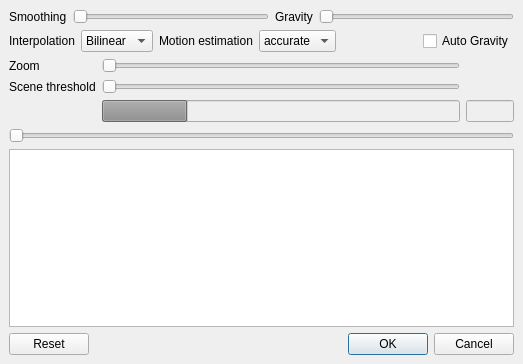
<?xml version="1.0" encoding="UTF-8"?>
<ui version="4.0">
 <class>imageStabDialog</class>
 <widget class="QDialog" name="imageStabDialog">
  <property name="geometry">
   <rect>
    <x>0</x>
    <y>0</y>
    <width>523</width>
    <height>364</height>
   </rect>
  </property>
  <property name="windowTitle">
   <string>Image stabilizer</string>
  </property>
  <layout class="QVBoxLayout" name="verticalLayout">
   <property name="spacing">
    <number>6</number>
   </property>
   <property name="leftMargin">
    <number>9</number>
   </property>
   <property name="topMargin">
    <number>9</number>
   </property>
   <property name="rightMargin">
    <number>9</number>
   </property>
   <property name="bottomMargin">
    <number>9</number>
   </property>
   <item>
    <layout class="QHBoxLayout" name="horizontalLayout">
     <item>
      <widget class="QLabel" name="labelFilterSmoothing">
       <property name="text">
        <string>Smoothing</string>
       </property>
      </widget>
     </item>
     <item>
      <widget class="ADM_SliderIndicator" name="horizontalSliderSmoothing">
       <property name="maximum">
        <number>100</number>
       </property>
       <property name="orientation">
        <enum>Qt::Horizontal</enum>
       </property>
      </widget>
     </item>
     <item>
      <widget class="QLabel" name="labelGravity">
       <property name="text">
        <string>Gravity</string>
       </property>
      </widget>
     </item>
     <item>
      <widget class="ADM_SliderIndicator" name="horizontalSliderGravity">
       <property name="maximum">
        <number>100</number>
       </property>
       <property name="orientation">
        <enum>Qt::Horizontal</enum>
       </property>
      </widget>
     </item>
    </layout>
   </item>
   <item>
    <layout class="QHBoxLayout" name="horizontalLayout_2">
     <item>
      <widget class="QLabel" name="labelInterpolation">
       <property name="text">
        <string>Interpolation</string>
       </property>
      </widget>
     </item>
     <item>
      <widget class="QComboBox" name="comboBoxAlgo">
       <property name="sizePolicy">
        <sizepolicy hsizetype="Preferred" vsizetype="Fixed">
         <horstretch>0</horstretch>
         <verstretch>0</verstretch>
        </sizepolicy>
       </property>
       <item>
        <property name="text">
         <string>Bilinear</string>
        </property>
       </item>
       <item>
        <property name="text">
         <string>Bicubic</string>
        </property>
       </item>
      </widget>
     </item>
     <item>
      <widget class="QLabel" name="labelMotionEstimation">
       <property name="text">
        <string>Motion estimation</string>
       </property>
      </widget>
     </item>
     <item>
      <widget class="QComboBox" name="comboBoxMotionEstimation">
       <item>
        <property name="text">
         <string>accurate</string>
        </property>
       </item>
       <item>
        <property name="text">
         <string>fast</string>
        </property>
       </item>
      </widget>
     </item>
     <item>
      <spacer name="horizontalSpacer">
       <property name="orientation">
        <enum>Qt::Horizontal</enum>
       </property>
       <property name="sizeHint" stdset="0">
        <size>
         <width>40</width>
         <height>20</height>
        </size>
       </property>
      </spacer>
     </item>
     <item>
      <widget class="QCheckBox" name="checkBoxAutoGravity">
       <property name="text">
        <string>Auto Gravity</string>
       </property>
      </widget>
     </item>
    </layout>
   </item>
   <item>
    <layout class="QGridLayout" name="gridLayout">
     <item row="1" column="1">
      <widget class="ADM_SliderIndicator" name="horizontalSliderSceneThreshold">
       <property name="maximum">
        <number>100</number>
       </property>
       <property name="pageStep">
        <number>10</number>
       </property>
       <property name="orientation">
        <enum>Qt::Horizontal</enum>
       </property>
      </widget>
     </item>
     <item row="1" column="0">
      <widget class="QLabel" name="labelChromaShiftAngle">
       <property name="text">
        <string>Scene threshold</string>
       </property>
      </widget>
     </item>
     <item row="0" column="0">
      <widget class="QLabel" name="labelZoom">
       <property name="text">
        <string>Zoom</string>
       </property>
      </widget>
     </item>
     <item row="2" column="1">
      <widget class="QProgressBar" name="progressBarScene">
       <property name="enabled">
        <bool>false</bool>
       </property>
       <property name="value">
        <number>24</number>
       </property>
       <property name="format">
        <string notr="true"/>
       </property>
      </widget>
     </item>
     <item row="0" column="1">
      <widget class="ADM_SliderIndicator" name="horizontalSliderZoom">
       <property name="sizePolicy">
        <sizepolicy hsizetype="Expanding" vsizetype="Fixed">
         <horstretch>0</horstretch>
         <verstretch>0</verstretch>
        </sizepolicy>
       </property>
       <property name="minimum">
        <number>100</number>
       </property>
       <property name="maximum">
        <number>250</number>
       </property>
       <property name="orientation">
        <enum>Qt::Horizontal</enum>
       </property>
      </widget>
     </item>
     <item row="2" column="2">
      <widget class="QLineEdit" name="lineEditNewScene">
       <property name="enabled">
        <bool>false</bool>
       </property>
       <property name="sizePolicy">
        <sizepolicy hsizetype="Fixed" vsizetype="Fixed">
         <horstretch>0</horstretch>
         <verstretch>0</verstretch>
        </sizepolicy>
       </property>
       <property name="maximumSize">
        <size>
         <width>48</width>
         <height>16777215</height>
        </size>
       </property>
      </widget>
     </item>
    </layout>
   </item>
   <item>
    <layout class="QHBoxLayout" name="toolboxLayout"/>
   </item>
   <item>
    <widget class="ADM_flyNavSlider" name="horizontalSlider">
     <property name="orientation">
      <enum>Qt::Horizontal</enum>
     </property>
    </widget>
   </item>
   <item>
    <widget class="QGraphicsView" name="graphicsView">
     <property name="focusPolicy">
      <enum>Qt::NoFocus</enum>
     </property>
    </widget>
   </item>
   <item>
    <widget class="QDialogButtonBox" name="buttonBox">
     <property name="orientation">
      <enum>Qt::Horizontal</enum>
     </property>
     <property name="standardButtons">
      <set>QDialogButtonBox::Cancel|QDialogButtonBox::Ok|QDialogButtonBox::Reset</set>
     </property>
    </widget>
   </item>
  </layout>
 </widget>
 <customwidgets>
  <customwidget>
   <class>ADM_flyNavSlider</class>
   <extends>ADM_QSlider</extends>
   <header>ADM_toolkitQt.h</header>
  </customwidget>
  <customwidget>
   <class>ADM_QSlider</class>
   <extends>QSlider</extends>
   <header>ADM_toolkitQt.h</header>
  </customwidget>
  <customwidget>
   <class>ADM_SliderIndicator</class>
   <extends>QSlider</extends>
   <header>ADM_toolkitQt.h</header>
  </customwidget>
 </customwidgets>
 <resources/>
 <connections>
  <connection>
   <sender>buttonBox</sender>
   <signal>accepted()</signal>
   <receiver>imageStabDialog</receiver>
   <slot>accept()</slot>
   <hints>
    <hint type="sourcelabel">
     <x>248</x>
     <y>254</y>
    </hint>
    <hint type="destinationlabel">
     <x>157</x>
     <y>274</y>
    </hint>
   </hints>
  </connection>
  <connection>
   <sender>buttonBox</sender>
   <signal>rejected()</signal>
   <receiver>imageStabDialog</receiver>
   <slot>reject()</slot>
   <hints>
    <hint type="sourcelabel">
     <x>316</x>
     <y>260</y>
    </hint>
    <hint type="destinationlabel">
     <x>286</x>
     <y>274</y>
    </hint>
   </hints>
  </connection>
 </connections>
</ui>
